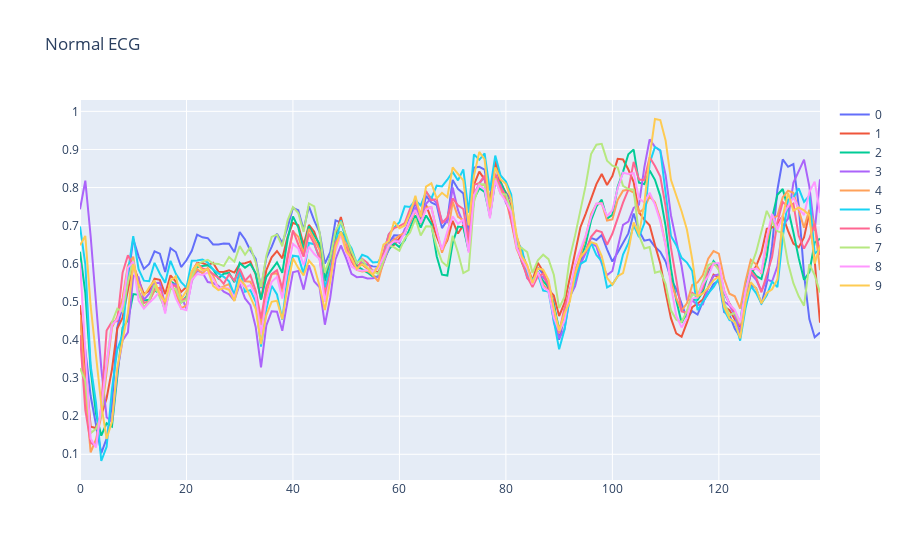
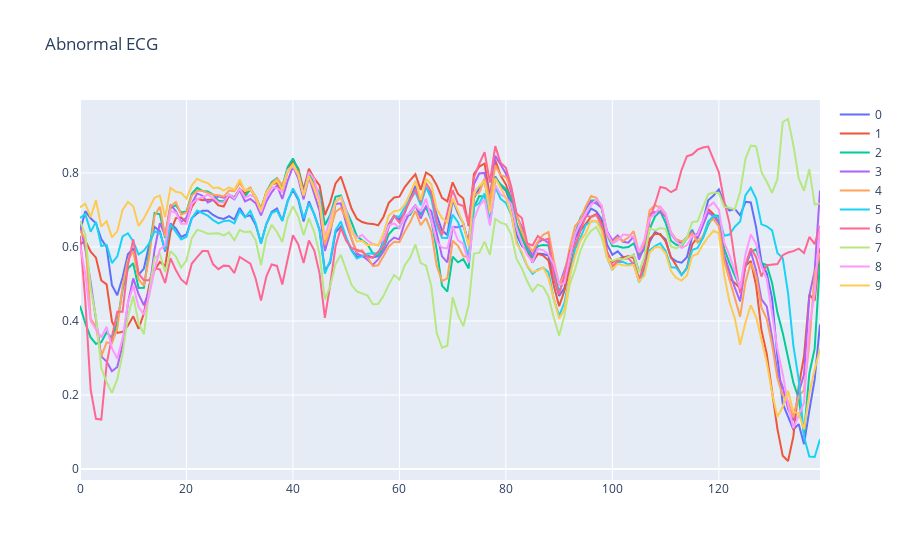

Notebook source saved alongside these figures, in order:
### Markdown cell above
Separate the data for normal and abnormal ECGs

### Code cell
#The labels are either 0 or 1, so I will convert them into boolean(true or false) 
train_labels = train_labels.astype(bool)
val_labels = val_labels.astype(bool)
test_labels = test_labels.astype(bool)

#Now let's separate the data for normal ECG from that of abnormal ones
#Normal ECG data
normal_train_data = train_data[train_labels]
normal_val_data = val_data[val_labels]
normal_test_data = test_data[test_labels]

#Abnormal ECG data
abnormal_train_data = train_data[~train_labels]
abnormal_val_data = val_data[~val_labels]
abnormal_test_data = test_data[~test_labels]

# Plot the first 10 normal and abnormal ECGs
plotters.show_traces(pd.DataFrame(normal_train_data).iloc[0:10, :],
                     title="Normal ECGs")
plotters.show_traces(pd.DataFrame(abnormal_train_data).iloc[0:10, :],
                     title="Abnormal ECGs")

### Figure 1 — Plotly figure (JSON) as saved in the notebook; plotly's stock layout.template omitted (floating-point values rounded to 4 significant figures; data arrays with more than 128 entries replaced by an {"elided": "..."} marker saying what was removed)
{"data": [{"mode": "lines", "name": "0", "type": "scatter", "x": {"elided": "140 int values"}, "y": {"elided": "140 float values"}}, {"mode": "lines", "name": "1", "type": "scatter", "x": {"elided": "140 int values"}, "y": {"elided": "140 float values"}}, {"mode": "lines", "name": "2", "type": "scatter", "x": {"elided": "140 int values"}, "y": {"elided": "140 float values"}}, {"mode": "lines", "name": "3", "type": "scatter", "x": {"elided": "140 int values"}, "y": {"elided": "140 float values"}}, {"mode": "lines", "name": "4", "type": "scatter", "x": {"elided": "140 int values"}, "y": {"elided": "140 float values"}}, {"mode": "lines", "name": "5", "type": "scatter", "x": {"elided": "140 int values"}, "y": {"elided": "140 float values"}}, {"mode": "lines", "name": "6", "type": "scatter", "x": {"elided": "140 int values"}, "y": {"elided": "140 float values"}}, {"mode": "lines", "name": "7", "type": "scatter", "x": {"elided": "140 int values"}, "y": {"elided": "140 float values"}}, {"mode": "lines", "name": "8", "type": "scatter", "x": {"elided": "140 int values"}, "y": {"elided": "140 float values"}}, {"mode": "lines", "name": "9", "type": "scatter", "x": {"elided": "140 int values"}, "y": {"elided": "140 float values"}}], "layout": {"title": {"text": "Normal ECG"}}}

### Figure 2 — Plotly figure (JSON) as saved in the notebook; plotly's stock layout.template omitted (floating-point values rounded to 4 significant figures; data arrays with more than 128 entries replaced by an {"elided": "..."} marker saying what was removed)
{"data": [{"mode": "lines", "name": "0", "type": "scatter", "x": {"elided": "140 int values"}, "y": {"elided": "140 float values"}}, {"mode": "lines", "name": "1", "type": "scatter", "x": {"elided": "140 int values"}, "y": {"elided": "140 float values"}}, {"mode": "lines", "name": "2", "type": "scatter", "x": {"elided": "140 int values"}, "y": {"elided": "140 float values"}}, {"mode": "lines", "name": "3", "type": "scatter", "x": {"elided": "140 int values"}, "y": {"elided": "140 float values"}}, {"mode": "lines", "name": "4", "type": "scatter", "x": {"elided": "140 int values"}, "y": {"elided": "140 float values"}}, {"mode": "lines", "name": "5", "type": "scatter", "x": {"elided": "140 int values"}, "y": {"elided": "140 float values"}}, {"mode": "lines", "name": "6", "type": "scatter", "x": {"elided": "140 int values"}, "y": {"elided": "140 float values"}}, {"mode": "lines", "name": "7", "type": "scatter", "x": {"elided": "140 int values"}, "y": {"elided": "140 float values"}}, {"mode": "lines", "name": "8", "type": "scatter", "x": {"elided": "140 int values"}, "y": {"elided": "140 float values"}}, {"mode": "lines", "name": "9", "type": "scatter", "x": {"elided": "140 int values"}, "y": {"elided": "140 float values"}}], "layout": {"title": {"text": "Abnormal ECG"}}}
